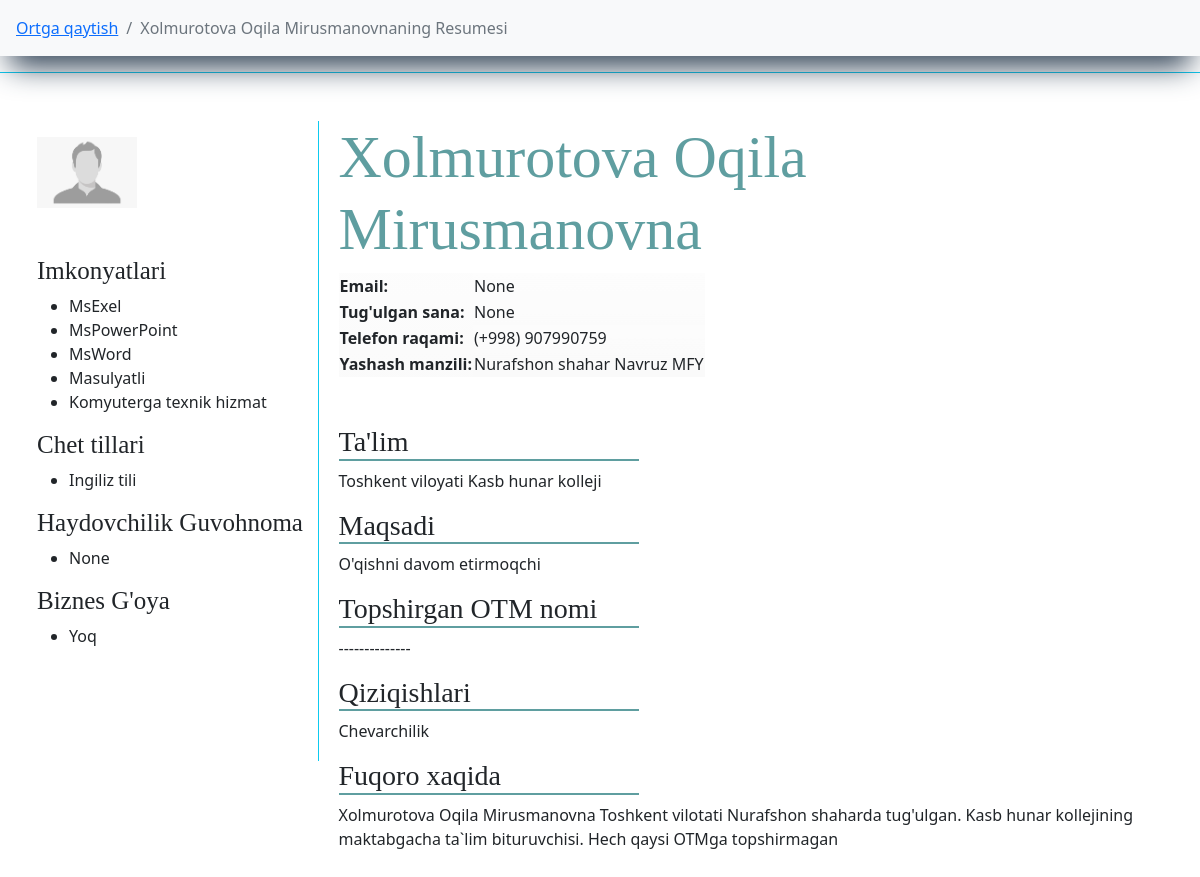
/bitiruvchilar/jadval/kollej/bitiruvchi/8/ (signed in), run on the app's committed database.
### main/models.py (models this page shows, shortened)
class Bitiruvchi(models.Model):
    f_name = models.CharField(max_length=l, verbose_name="F.I.Sh")
    img  = models.ImageField(default='default/default.png', upload_to='bitiruvchilar-foto/', verbose_name="Rasm")
    t_sana = models.DateField(verbose_name="Tug'ulgan sana", null=True, blank=True)
    jins = models.CharField(max_length=l, choices=jins, verbose_name="Jinsi", default="o'g'il bola")
    tuman = models.ForeignKey(TumanVaShahar, on_delete=models.CASCADE, verbose_name="Yashaydigan tuman(shahar)")
    mahalla = models.ForeignKey(Mahalla, on_delete=models.CASCADE, verbose_name="Mahalla Nomi")
    uy = models.CharField(max_length=l, null=True, blank=True, verbose_name="Ko'cha nomi 45uy")
    phone = models.CharField(max_length=9, verbose_name="Telefon raqam (+998) ", null=True, blank=True)
    email = models.EmailField(max_length=l, verbose_name="E-Pochta", null=True, blank=True)
    imkonyat = models.ManyToManyField(Imkonyat, related_name="abilty", verbose_name="Kompyuter bilimi")
    qiziqish = models.ForeignKey(Qiziqish, related_name="interest", on_delete=models.CASCADE, verbose_name="Qiziqish")
    sport = models.ManyToManyField(Sport, related_name="sport", verbose_name="Qiziqadigan sport turi")
    chettili = models.ManyToManyField(ChetTili, related_name="f_lang")
    idea = models.CharField(verbose_name="Biznes g'oya", max_length=l, choices=yesNo, default="Yoq")
    short_f = models.CharField(max_length=10000, verbose_name="Bizness g'oya haqqida qisqacha (agar bor bo'lsa)", null=True, blank=True)
    add_time = models.DateTimeField(auto_now_add=True)
    def __str__(self):
        return self.f_name

class AutoTime(models.Model):
    name = models.CharField(max_length=l, verbose_name="Nomi")
    add_time = models.DateTimeField(auto_now_add=True)
    def __str__(self):
        return self.name

class Imkonyat(AutoTime):
    def __str__(self):
        return super().__str__()

class AutoTime(models.Model):
    name = models.CharField(max_length=l, verbose_name="Nomi")
    add_time = models.DateTimeField(auto_now_add=True)
    def __str__(self):
        return self.name

class ChetTili(AutoTime):
    def __str__(self):
        return super().__str__()

class KollejBitiruvchisi(Bitiruvchi):
    type = models.ForeignKey(TypeKollej, on_delete=models.SET_NULL, null=True, blank=True, verbose_name="Professional ta'lim")
    tuman_kj = models.ForeignKey(TumanVaShahar, on_delete=models.SET_NULL, null=True, blank=True, verbose_name="Kollej manzili")
    kollej = models.ForeignKey(Kollej, on_delete=models.SET_NULL, verbose_name="Bitirayotgan Kollej", null=True, blank=True)
    kolleJ = models.CharField(max_length=l, null=True, blank=True, verbose_name="Bitirayotgan kollej")
    stu_way = models.CharField(max_length=l, null=True, blank=True, verbose_name="Mutaxasislik")
    maqsad = models.CharField(max_length=l, choices=aim, default="Ishlamoqchi", verbose_name="Maqsadi")
    univer_sity = models.CharField(max_length=l, verbose_name="Topshirmoqchi bo'lgan universitet", null=True, blank=True)
    guvohnoma = models.ForeignKey(DriverLicense, on_delete=models.SET_NULL, null=True, blank=True, verbose_name="Haydovchilik Guvohnomasi")
    def __str__(self):
        return super().__str__()

class TumanVaShahar(AutoTime):
    status = models.CharField(max_length=l, choices=t_sh, default="shaxar")
    def __str__(self):
        return f"{super().name} {self.status}"

### main/views.py (the view)
# urls.py: path("jadval/kollej/bitiruvchi/<pk>/", ResumeKollejTable, name="RKT"),
def ResumeKollejTable(request, pk):
    kollej_b = KollejBitiruvchisi.objects.get(pk=pk)
    return render(request, 'cv/resume_kollej_table.html', {
        'object': kollej_b,
    })

### main/custom_context_processor.py (called while the page is built)
def data_avalible(request):
    all_tumanlar = TumanVaShahar.objects.all().order_by('name')
    context = {
        'all_tumanlar':all_tumanlar,
    }
    return context

### main/models.py (called while the page is built)
    def __str__(self):
        return f"{super().__str__()} MFY"

    def __str__(self):
        return super().__str__()

### templates/cv/resume_kollej_table.html (shortened to what this page needs)
{% extends "main.html" %}
{% block content %}
<nav aria-label="breadcrumb" class="sticky-top bg-light">
    <ol class="breadcrumb p-3">
      <li class="breadcrumb-item"><a href="{% url 'K' %}">Ortga qaytish</a></li>
      <li class="breadcrumb-item active" aria-current="page">{{ object }}ning Resumesi</li>
    </ol>
</nav>
 <div class="row">
     <div class="col-xxl-5 m-auto p-5 border border-info">
         <div class="img-name">
             <div class="img border-end border-info pt-3">
                 <img src="{{ object.img.url }}" width="100" alt="">
                 <div class="imkonyat">
                        <h3>Imkonyatlari</h3>
                        <ul>
                            {% for i in object.imkonyat.all %}
                                <li>{{ i }}</li>
                            {% endfor %}
                        </ul>
                        <h3>Chet tillari</h3>
                        <ul>
                            {% for i in object.chettili.all %}
                                <li>{{ i }}</li>
                            {% endfor %}
                        </ul>
                        <h3>Haydovchilik Guvohnoma</h3>
                        <ul>
                            <li>{{ object.guvohnoma }}</li>
                        </ul>
                        <h3>Biznes G'oya</h3>
                        <ul>
                            <li>{{ object.idea }}</li>
                        </ul>
                 </div>
             </div>
             <div class="name">
                 <div class="user-name">
                     <h1 class="ism">{{ object.f_name }}</h1>
                 </div>
                 <div class="data">
                     <table>
                         <tr>
                             <th>Email: </th>
                             <td>{{ object.email }}</td>
                         </tr>
                         <tr>
                             <th>Tug'ulgan sana: </th>
                             <td>{{ object.t_sana }}</td>
                         </tr>
                         <tr>
                             <th>Telefon raqami:</th>
                             <td>(+998) {{ object.phone }}</td>
                         </tr>
                         <tr>
                             <th>Yashash manzili: </th>
                             <td>{{ object.tuman }} {{ object.mahalla }}</td>
                         </tr>
                     </table>
                     <div class="info-data">
                        <h3 class="">
                            Ta'lim
                        </h3>
                        <p>
                            Toshkent viloyati {{ object.kolleJ.tuman }} {{ object.kolleJ }}
                        </p>
                        <h3>Maqsadi</h3>
                        <p>
                            {{ object.maqsad }}
                        </p>
                        <h3>Topshirgan OTM nomi</h3>
                        {% if object.univer_sity %}
                            <p>
                                {{ object.univer_sity }}
                            </p>
                        {% else %}
                            <p>
                                --------------
                            </p>
                        {% endif %}
                        <h3>Qiziqishlari</h3>
                        <p>
                            {{ object.qiziqish }}
                        </p>
                         <h3>Fuqoro xaqida</h3>
                         <p>
                            {{ object.f_name }} Toshkent vilotati {{ object.tuman }}da tug'ulgan.
                            {{ object.kolleJ }}ning {{ object.stu_way }} bituruvchisi.
                            {% if object.univer_sity %}
                                Hozirda "{{ object.univer_sity }}" ga topshirgan.
                            {% else %}
                                Hech qaysi OTMga topshirmagan
                            {% endif %}
                         </p>
                     </div>
                 </div>
             </div>
         </div>
     </div>
 </div>
{% endblock %}

### static/css/style.css (style rules this page uses)
body { overflow-x: hidden; }
h1 { font-weight: 500 !important; }
nav { box-shadow: rgb(38, 57, 77) 0px 20px 30px -10px; }
a { text-decoration: none; }
.img-name { width: 100%; display: inline-flex; justify-content: space-between; }
.img { width: 25%; height: 80vh; }
.name { width: 75%; padding-left: 20px; }
.ism { font-size: 60px; color: cadetblue; font-family: fantasy; }
.info-data h3 { width: 300px; font-family: serif; border-bottom: 2px solid cadetblue; }
.imkonyat h3 { font-size: 25px; font-family: serif; }

### data on the page
Bitiruvchi: f_name "Xolmurotova Oqila Mirusmanovna", img (placeholder picture), idea "Yoq", email "None", t_sana "None", phone "907990759", tuman "Nurafshon shahar", mahalla "Navruz MFY", qiziqish "Chevarchilik"
Imkonyat: name "MsExel"
Imkonyat: name "MsPowerPoint"
Imkonyat: name "MsWord"
Imkonyat: name "Masulyatli"
Imkonyat: name "Komyuterga texnik hizmat"
ChetTili: name "Ingiliz tili"
KollejBitiruvchisi: guvohnoma "None", kolleJ "Kasb hunar kolleji", maqsad "O'qishni davom etirmoqchi", stu_way "maktabgacha ta`lim"
